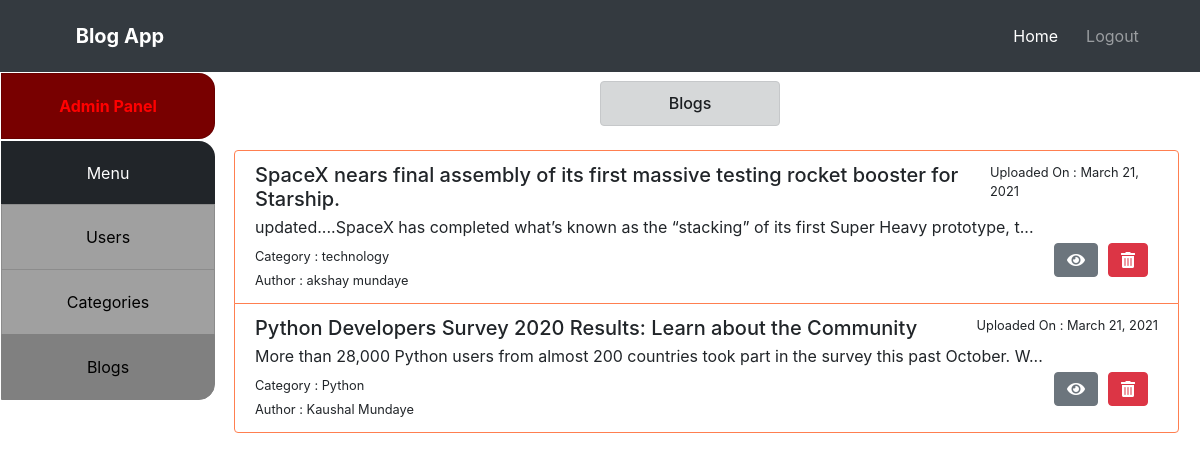
Page /blog/ (signed in) on the committed database.
### blog_app/models.py (models this page shows, shortened)
class Blog(models.Model):
    title = models.CharField(max_length=100, null=True, blank=True)
    text = models.CharField(max_length=200, null=True, blank=True)
    uploaded_on = models.DateField(default=timezone.now, blank=True)
    uploaded_by = models.ForeignKey(User, on_delete=models.CASCADE, null=True, blank=True)
    edited_by = models.CharField(max_length=50, null=True, blank=True)
    edited_on = models.DateField(null=True, blank=True)
    category = models.ForeignKey(Category, on_delete=models.CASCADE, null=True, blank=True)

class Category(models.Model):
    category = models.CharField(max_length=50, null=True, blank=True)
    def __str__(self):
        return self.category

### blog_app/views.py (the view)
# urls.py: 2. Add a URL to urlpatterns:  path('blog/', include('blog.urls'))
def blog(request):
    if not request.user.is_staff:
        return redirect('admin_login')
    blogs = Blog.objects.all()
    count = 0
    for i in blogs:
        count += 1
    return render(request, 'blogs.html', {'blogs': blogs, 'count': count})

### blog_app/templates/blogs.html (shortened to what this page needs)
<!doctype html>
<html lang="en">
  <head>
    <link rel="stylesheet" href="https://stackpath.bootstrapcdn.com/bootstrap/4.1.3/css/bootstrap.min.css">
    <link rel="stylesheet" href="https://cdnjs.cloudflare.com/ajax/libs/font-awesome/5.15.3/css/all.min.css" />
  </head>
  <body>
        <nav class="navbar navbar-expand-lg navbar-dark bg-dark pt-3 pb-3 sticky-top">
          <a class="navbar-brand font-weight-bold pl-5" href="{% url 'navigation' %}" style="margin-left: 1%">Blog App</a>
          <div class="collapse navbar-collapse" id="navbarNavAltMarkup">
            <div class="navbar-nav" style="margin-left: 81%;">
              {% if request.user.is_staff %}
              <a class="nav-item nav-link active" style="padding-left: 20px;" href="{% url 'navigation' %}">Home <span class="sr-only">(current)</span></a>
              <a class="nav-item nav-link" style="padding-left: 20px;" href="{% url 'logout' %}">Logout</a>
              {% else %}
              <a class="nav-item nav-link" style="padding-left: 20px;" href="{% url 'login' %}">Login</a>
              {% endif %}
            </div>
          </div>
        </nav>
        <div class="list-group heading" style="margin-top: 0%;">
          <div id="heading" style=" padding: 20px;" class="font-weight-bold list-group-item list-group-item-action text-center demo">Admin Panel</div>
        </div>
        <div class="list-group sidebar" style="margin-top: 0%;">
          <li style=" padding: 20px;" class="list-group-item list-group-item-action text-center demo">Menu</li>
          <a href="{% url 'admin_panel' %}" style=" padding: 20px;" class="list-group-item list-group-item-action text-center demo">Users</a>
          <a href="{% url 'category' %}" style=" padding: 20px;" class="list-group-item list-group-item-action text-center demo">Categories</a>
          <a href="{% url 'blog' %}" style=" padding: 20px;" class="list-group-item list-group-item-action text-center demo active">Blogs</a>
        </div>
        <div class="alert alert-dark text-center pb-1 text-center" style="width: 15%; margin-left: 50%; margin-top: -320px;;" role="alert">
            <h6>Blogs</h6>
        </div>
        <div class="list-group container mt-4 mb-5" style="width: 80%; margin-left: 19.5%">
          {% if count == 0 %}
          <div class="text-center">
            <h6>No Blogs Posted.</h6>
          </div>
          {% else %}
          {% for blog in blogs %}
          <a class="list-group-item list-group-item-action flex-column align-items-start" style="border: 1px solid #FF7F50; background:white;">
            <div class="d-flex w-100 justify-content-between">
              <h5 class="mb-1" id="title{{forloop.counter}}">{{blog.title}}</h5>
              <small>Uploaded On : {{blog.uploaded_on}}</small>
            </div>
            <p class="mb-1">{{blog.text|slice:":100"}}...</p>
            <button class="btn btn-danger pt-1 pb-1 view_btn" onclick="location.href='{% url 'delete_blog' blog.id %}'"><i class="fas fa-trash-alt"></i></button>
            <button class="btn btn-secondary pt-1 pb-1 view_btn" onclick="location.href='{% url 'admin_blog' blog.id %}'" id="view_btn{{forloop.counter}}" value="{{blog.id}}"><i class="fas fa-eye"></i></button>
            <small>Category&nbsp;:&nbsp;{{blog.category}}</small><br>
            <small>Author&nbsp;:&nbsp;{{blog.uploaded_by.first_name}}</small>
          </a>
          {% endfor %}
          {% endif %}
        </div>
  </body>
</html>

### blog_app/templates/blogs.html (style rules this page uses)
.sidebar { border: 1px solid white; border-radius: 0px; width: 18%; padding-top: 0px; }
.heading { border: 1px solid white; border-radius: 0px; width: 18%; padding-top: 0px; }
.list-group a { background: #A0A0A0; color: black; }
.list-group #heading { background: #780000; color: red; }
.list-group li { background: #212529; border: none; padding: 30px; color: white; }
.list-group .active { background: #808080; color: black; border: 1px solid grey; }
.demo:first-child { border-top-left-radius: 0rem; border-top-right-radius: 1rem; }
.demo:last-child { border-bottom-left-radius: 0rem; border-bottom-right-radius: 1rem; }
.view_btn { float: right; margin-right: 10px; }

### rows in the picture
Blog: title "SpaceX nears final assembly of its first massive testing rocket booster for Starship.", uploaded_on "March 21, 2021", text "updated....SpaceX has completed what’s known as the “stacking” of its first Super Heavy prototype, t", category "technology", uploaded_by.first_name "akshay mundaye"
Blog: title "Python Developers Survey 2020 Results: Learn about the Community", uploaded_on "March 21, 2021", text "More than 28,000 Python users from almost 200 countries took part in the survey this past October. W", category "Python", uploaded_by.first_name "Kaushal Mundaye"
